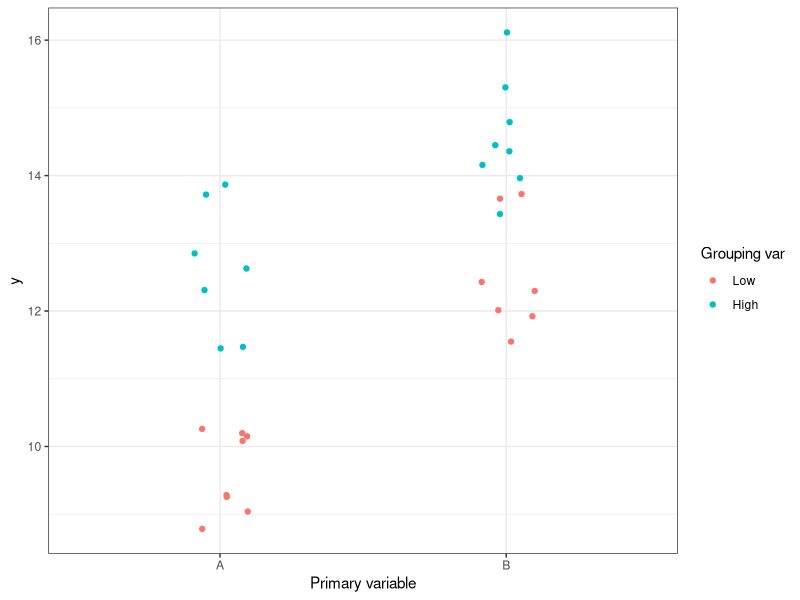
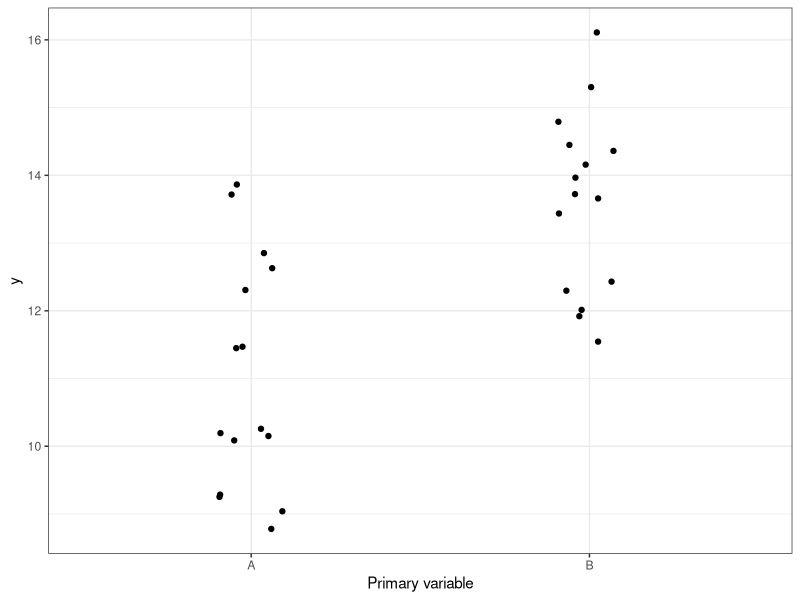
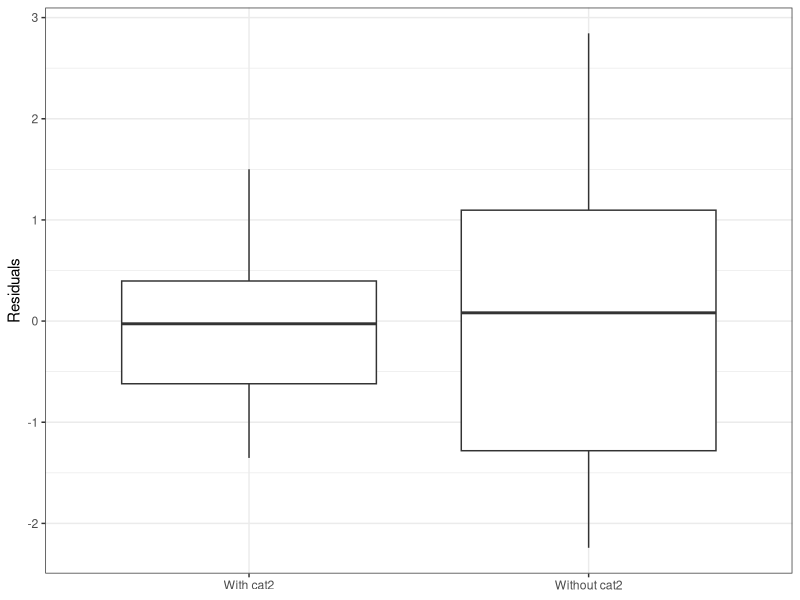
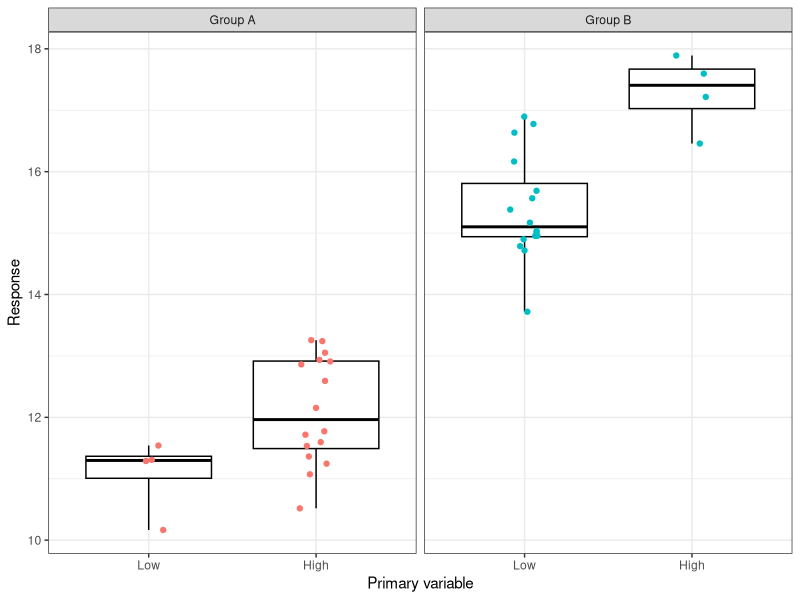
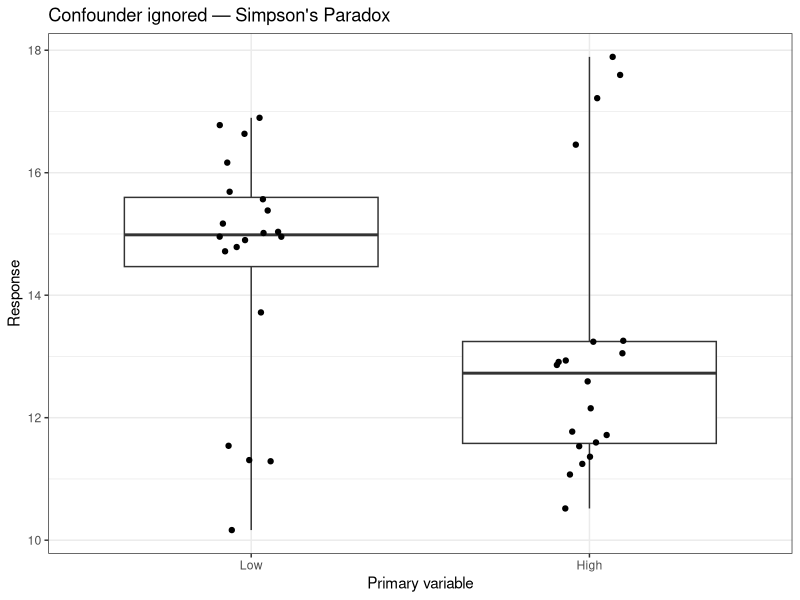

Reproduce these figures in R, in order.
## ---- chunk 1
#| label: setup
#| include: false
library(tidyverse)
library(broom)
knitr::opts_chunk$set(echo       = TRUE,
                      fig.height = 3,
                      fig.width  = 5,
                      fig.align  = "center")
ggplot2::theme_set(ggplot2::theme_bw())
set.seed(3)
## ---- chunk 2
#| label: var-reduction-setup
#| echo: false
n     <- 30
cat1  <- c(rep("A", n / 2), rep("B", n / 2))
cat2  <- factor(rep(c("Low", "High"), n / 2), levels = c("Low", "High"))
y     <- 10 + 2.5 * (cat1 == "B") + 2.6 * (cat2 == "High") + rnorm(n)
sim_df <- tibble(cat1, cat2, y)
## ---- chunk 3
#| label: var-reduction-grouped
#| echo: false
ggplot(sim_df, aes(x = cat1, y = y, color = cat2)) +
  geom_jitter(width = 0.1) +
  labs(x = "Primary variable", color = "Grouping var")
## ---- chunk 4
#| label: var-reduction-ungrouped
#| echo: false
ggplot(sim_df, aes(x = cat1, y = y)) +
  geom_jitter(width = 0.1) +
  labs(x = "Primary variable")
## ---- chunk 5
#| label: var-reduction-residuals
resid_with    <- resid(aov(y ~ cat1 + cat2, data = sim_df))
resid_without <- resid(aov(y ~ cat1,        data = sim_df))

tibble(
  residual = c(resid_with, resid_without),
  model    = rep(c("With cat2", "Without cat2"), each = n)
) |>
  ggplot(aes(x = model, y = residual)) +
  geom_boxplot() +
  labs(y = "Residuals", x = NULL)
## ---- chunk 6
#| label: simpsons-setup
#| echo: false
set.seed(4)
n    <- 40
cat2 <- c(1, 1, 1, 1, rep(0, n / 2 - 4), 0, 0, 0, 0, rep(1, n / 2 - 4))
cat1 <- rep(c("Group B", "Group A"), each = n / 2)
y2   <- 10 + 5 * (cat1 == "Group B") + 2 * cat2 + rnorm(n)
simp_df <- tibble(cat1, cat2 = factor(cat2, labels = c("Low", "High")), y = y2)
## ---- chunk 7
#| label: simpsons-grouped
#| echo: false
ggplot(simp_df, aes(x = cat2, y = y, color = cat1)) +
  geom_boxplot(color = "black", coef = Inf) +
  geom_jitter(width = 0.1) +
  facet_wrap(~cat1) +
  labs(x = "Primary variable", y = "Response", color = "Confounder") +
  theme(legend.position = "none")
## ---- chunk 8
#| label: simpsons-aggregate
#| echo: false
ggplot(simp_df, aes(x = cat2, y = y)) +
  geom_boxplot(coef = Inf) +
  geom_jitter(width = 0.1) +
  labs(x = "Primary variable", y = "Response",
       title = "Confounder ignored — Simpson's Paradox")
